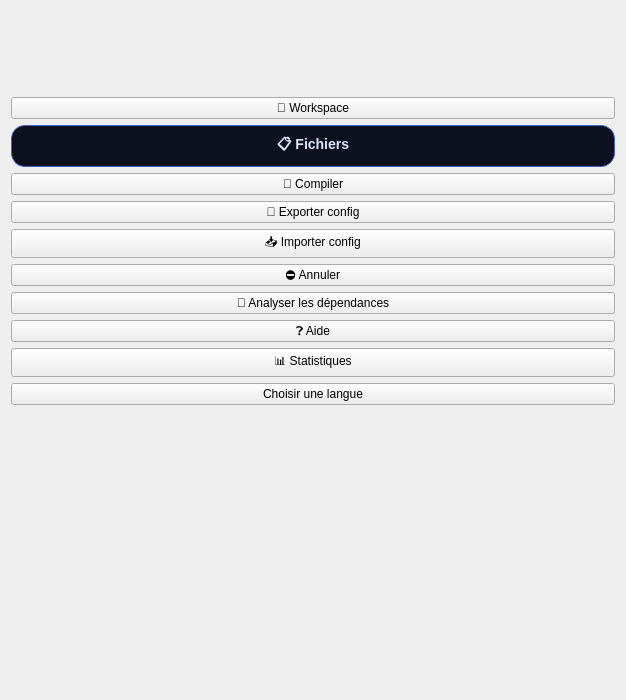
     <widget class="QFrame" name="sidebar">
      <property name="geometry">
       <rect>
        <x>0</x>
        <y>0</y>
        <width>626</width>
        <height>700</height>
       </rect>
      </property>
      <property name="frameShape">
       <enum>QFrame::Shape::NoFrame</enum>
      </property>
      <layout class="QVBoxLayout" name="sidebarLayout">
       <item>
        <widget class="QLabel" name="sidebar_logo">
         <property name="minimumSize">
          <size>
           <width>80</width>
           <height>80</height>
          </size>
         </property>
         <property name="maximumSize">
          <size>
           <width>120</width>
           <height>120</height>
          </size>
         </property>
         <property name="alignment">
          <set>Qt::AlignmentFlag::AlignCenter</set>
         </property>
        </widget>
       </item>
       <item>
        <widget class="QPushButton" name="btn_select_folder">
         <property name="text">
          <string>📁 Workspace</string>
         </property>
        </widget>
       </item>
       <item>
        <widget class="QPushButton" name="btn_select_files">
         <property name="styleSheet">
          <string notr="true">/* === Base === */
QWidget {
    background-color: #0c101f;
    color: #dce6ff;
    font-family: 'Segoe UI', 'Montserrat', sans-serif;
    font-size: 14px;
}

/* === Cartes (QFrame, QWidget personnalisés) === */
QFrame {
    background-color: rgba(20, 26, 40, 0.9);
    border: 1px solid rgba(70, 120, 200, 0.3);
    border-radius: 18px;
}

/* === Boutons néon bleus === */
QPushButton {
    background-color: qlineargradient(
        spread:pad, x1:0, y1:0, x2:1, y2:1,
        stop:0 #152040, stop:1 #1e3a7e
    );
    color: #dce6ff;
    border: 1px solid #4561cc;
    border-radius: 14px;
    padding: 8px 20px;
    font-weight: 600;
    text-shadow: 0 0 6px #4a7dff;
}

QPushButton:hover {
    background-color: qlineargradient(
        spread:pad, x1:0, y1:0, x2:1, y2:1,
        stop:0 #1c2c5a, stop:1 #2f51c4
    );
    border: 1px solid #5a85ff;
    color: #e8efff;
}

QPushButton:pressed {
    background-color: #17234a;
}

/* === Champs texte === */
QLineEdit, QTextEdit, QPlainTextEdit {
    background-color: #131a33;
    border: 1px solid #3555a5;
    border-radius: 12px;
    padding: 6px 12px;
    color: #e0e6f2;
}

QLineEdit:focus, QTextEdit:focus, QPlainTextEdit:focus {
    border: 1px solid #5e90ff;
    background-color: #192445;
}

/* === Combobox === */
QComboBox {
    background-color: #1a2344;
    border: 1px solid #3555a5;
    border-radius: 12px;
    padding: 5px 10px;
    color: #dce6ff;
}

QComboBox:hover {
    border: 1px solid #5a85ff;
}

QComboBox::drop-down {
    border: none;
    background: transparent;
}

/* === CheckBox === */
QCheckBox {
    spacing: 6px;
    color: #cddaf9;
}

QCheckBox::indicator {
    width: 18px;
    height: 18px;
    border: 1px solid #3a5cc8;
    background-color: #162444;
    border-radius: 5px;
}

QCheckBox::indicator:checked {
    background-color: #5a8eff;
    box-shadow: 0 0 6px #6ca0ff;
}

/* === Labels === */
QLabel {
    color: #dce6ff;
}

/* === ScrollBar custom === */
QScrollBar:vertical {
    background-color: transparent;
    width: 8px;
    margin: 0px;
}

QScrollBar::handle:vertical {
    background-color: #3254a2;
    border-radius: 4px;
    min-height: 20px;
}

QScrollBar::handle:vertical:hover {
    background-color: #5e8cff;
}

QScrollBar::add-line:vertical,
QScrollBar::sub-line:vertical {
    height: 0px;
}

/* === TabWidget === */
QTabWidget::pane {
    border: 1px solid #3555a5;
    border-radius: 10px;
    padding: 6px;
    background-color: rgba(18, 24, 39, 0.7);
}

QTabBar::tab {
    background: #192340;
    border: 1px solid #3555a5;
    padding: 6px 14px;
    border-top-left-radius: 10px;
    border-top-right-radius: 10px;
    color: #b0c4ff;
}

QTabBar::tab:selected {
    background: #2b4aac;
    color: #ffffff;
    border-bottom: none;
}

/* === Tooltips === */
QToolTip {
    background-color: #1a2544;
    color: #eaf1ff;
    border: 1px solid #4a74c7;
    padding: 4px;
    border-radius: 6px;
}

/* === Désactivation visible === */
QPushButton:disabled {
    background-color: #222b44;
    color: #7a8bbd;
    border: 1px solid #3a4a6a;
}
QCheckBox:disabled {
    color: #7a8bbd;
}
QCheckBox::indicator:disabled {
    background-color: #232b3c;
    border: 1px solid #3a4a6a;
}
QLineEdit:disabled, QTextEdit:disabled {
    background-color: #181e2e;
    color: #7a8bbd;
    border: 1px solid #2a3550;
}
</string>
         </property>
         <property name="text">
          <string>📋 Fichiers</string>
         </property>
        </widget>
       </item>
       <item>
        <widget class="QPushButton" name="btn_build_all">
         <property name="text">
          <string>🚀 Compiler</string>
         </property>
        </widget>
       </item>
       <item>
        <widget class="QPushButton" name="btn_export_config">
         <property name="text">
          <string>💾 Exporter config</string>
         </property>
        </widget>
       </item>
       <item>
        <widget class="QPushButton" name="btn_import_config">
         <property name="text">
          <string>📥 Importer config</string>
         </property>
        </widget>
       </item>
       <item>
        <widget class="QPushButton" name="btn_cancel_all">
         <property name="text">
          <string>⛔ Annuler</string>
         </property>
        </widget>
       </item>
       <item>
        <widget class="QPushButton" name="btn_suggest_deps">
         <property name="text">
          <string>🔎 Analyser les dépendances</string>
         </property>
        </widget>
       </item>
       <item>
        <widget class="QPushButton" name="btn_help">
         <property name="text">
          <string>❓ Aide</string>
         </property>
        </widget>
       </item>
       <item>
        <widget class="QPushButton" name="btn_show_stats">
         <property name="text">
          <string>📊 Statistiques</string>
         </property>
        </widget>
       </item>
       <item>
        <widget class="QPushButton" name="select_lang">
         <property name="text">
          <string>Choisir une langue</string>
         </property>
        </widget>
       </item>
       <item>
        <spacer name="sidebarSpacer">
         <property name="orientation">
          <enum>Qt::Orientation::Vertical</enum>
         </property>
         <property name="sizeHint" stdset="0">
          <size>
           <width>20</width>
           <height>40</height>
          </size>
         </property>
        </spacer>
       </item>
      </layout>
     </widget>
